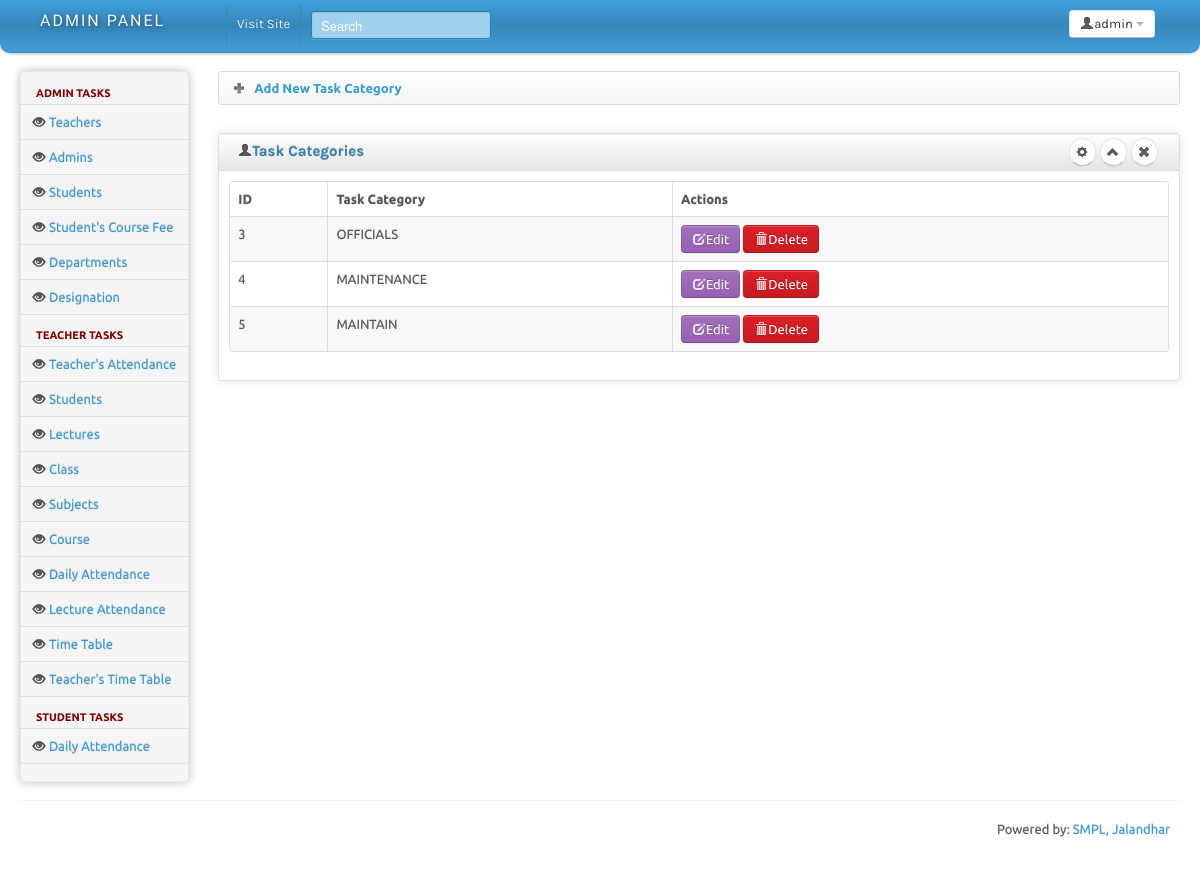
The page /admin/category.php (signed in) on the database its author committed.
### tables this page shows
CREATE TABLE `category` (
  `id` int(11) NOT NULL,
  `name` varchar(100) NOT NULL
);

### admin/config.php (called while the page is built, shortened)
<?php
class task
{
    public $con=0;
    protected $Query_ID = 0;
    public function connect()
    {
        $this->con=mysqli_connect($_SESSION['db_ip'], $_SESSION['db_user'], $_SESSION['db_pass'], $_SESSION['db_name']);
    }
    public function query($Query_String)
    {
        if ($this->Query_ID = mysqli_query($this->con, $Query_String)) {
            return $this->Query_ID;
        } else {
            return false;
        }
    }
    public function nextRecord()
    {
        $this->Record = mysqli_fetch_assoc($this->Query_ID);
        $stat = is_array($this->Record);
        if (!$stat) {
            $this->Query_ID = 0;
        }
        return $stat;
    }
}

### admin/category.php (the view, shortened to what this page needs)
<?php
	require_once("config.php");
	require_once("headincludes.php"); ?>
<body>
		<?php require_once("topbar.php"); ?>
		<div class="container-fluid">
		<div class="row-fluid">
			<div class="span2 main-menu-span">
				<div class="well nav-collapse sidebar-nav">
					<?php require_once("sidemenu.php"); ?>
				</div>
			</div>
			<div id="content" class="span10">
			<div>
				<ul class="breadcrumb">
					<li>
						<a href="addcategory.php" style="text-decoration:none;">
							<img src="img/add.png" />
							<span style="font-weight:bold;">
								Add New Task Category
							</span>
						</a>
					</li>
				</ul>
			</div>
			<div class="row-fluid sortable">
				<div class="box span12">
					<div class="box-header well" data-original-title>
						<h2><i class="icon-user"></i>Task Categories</h2>
						<div class="box-icon">
							<a href="#" class="btn btn-setting btn-round"><i class="icon-cog"></i></a>
							<a href="#" class="btn btn-minimize btn-round"><i class="icon-chevron-up"></i></a>
							<a href="#" class="btn btn-close btn-round"><i class="icon-remove"></i></a>
						</div>
					</div>
					<div class="box-content">
						<table class="table table-striped table-bordered bootstrap-datatable datatable">
						  <thead>
							  <tr>
								  <th>ID</th>
								  <th>Task Category</th>
								  <th class="center">Actions</th>
							  </tr>
						  </thead>
						  <tbody>
							<?php
								$list = new task;
								$query = "select * from category";
								$list->query($query);
								while($list->nextRecord())
								{
									$id = $list->Record['id'];
									$name = $list->Record['name'];
									echo "<tr>";
									echo "<td>$id</td>";
									echo "<td class='center'>$name</td>";
									echo "<td class='center'>";
										echo "<a class='btn btn-info' href='editcategory.php?id=$id'><i class='icon-edit icon-white'></i>Edit</a>&nbsp;";
										echo "<a onclick='return confirm(\"Are you sure to delete this record?\");' class='btn btn-danger' href='delcategory.php?id=$id'><i class='icon-trash icon-white'></i>Delete</a>";
									echo "</td>";
									echo "</tr>";
								}
							?>
						  </tbody>
					  </table>
					</div>
				</div>
			</div>
			</div>
				</div>
		<hr>
		<?php require_once("footer.php"); ?>
	</div>
</body>
</html>

### admin/css/charisma-app.css (style rules this page uses)
.box { border: 1px solid #DEDEDE; border-radius:3px; -webkit-border-radius:3px; -moz-border-radius:3px; margin-top: 10px; margin-bottom: 10px ; box-shadow: 0 0 10px rgba(189, 189, 189, 0.4); -webkit-box-shadow: 0 0 10px rgba(189, 189, 189, 0.4); -moz-box-shadow: 0 0 10px rgba(189, 189, 189, 0.4); }
.box-header { border:none; padding-top:5px; border-bottom: 1px solid #DEDEDE; border-radius:3px 3px 0 0; -webkit-border-radius:3px 3px 0 0; -moz-border-radius:3px 3px 0 0; height:12px; min-height:12px; margin-bottom: 0; cursor:move; font-weight:bold; font-size:16px; background: -moz-linear-gradient(top, rgba(255,255,255,0) 0%, rgba(0,0,0,0.1) 100%); background: -webkit-gradient(linear, left top, left bottom, color-stop(0%,rgba(255,255,255,0)), color-stop(100%,rgba(0,0,0,0.1))); background: -webkit-linear-gradient(top, rgba(255,255,255,0) 0%,rgba(0,0,0,0.1) 100%); background: -o-linear-gradient(top, rgba(255,255,255,0) 0%,rgba(0,0,0,0.1) 100%); background: -ms-linear-gradient(top, rgba(255,255,255,0) 0%,rgba(0,0,0,0.1) 100%); background: linear-gradient(to bottom, rgba(255,255,255,0) 0%,rgba(0,0,0,0.1) 100%); filter: progid:DXImageTransform.Microsoft.gradient( startColorstr='#00ffffff', endColorstr='#1a000000',GradientType=0 ); }
.box-header h2 { font-size:15px; width:auto; clear:none; float:left; line-height:25px; }
.box-header h2 > i { margin-top:1px; }
.box-icon { float:right; }
.box-icon a { clear:none; float:left; margin:0 2px; height: 18px; width:5px; margin-top: -1px; }
.box-icon a i { margin-left:-4.5px; }
.box-content { padding:10px; }
.btn-round { border-radius: 40px; -webkit-border-radius: 40px; -moz-border-radius: 40px; font-size:12px; padding-top:4px; }
.sidebar-nav { min-height:0; box-shadow: 0 0 10px #BDBDBD; -webkit-box-shadow: 0 0 10px #BDBDBD; -moz-box-shadow: 0 0 10px #BDBDBD; border-radius: 5px; -webkit-border-radius: 5px; -moz-border-radius: 5px; margin-bottom: 0; padding-bottom:0; }

### admin/headincludes.php (style rules this page uses)
body { padding-bottom: 40px; }
.sidebar-nav { padding: 9px 0; }

### rows shown on the page
category: id "3", name "OFFICIALS"
category: id "4", name "MAINTENANCE"
category: id "5", name "MAINTAIN"
